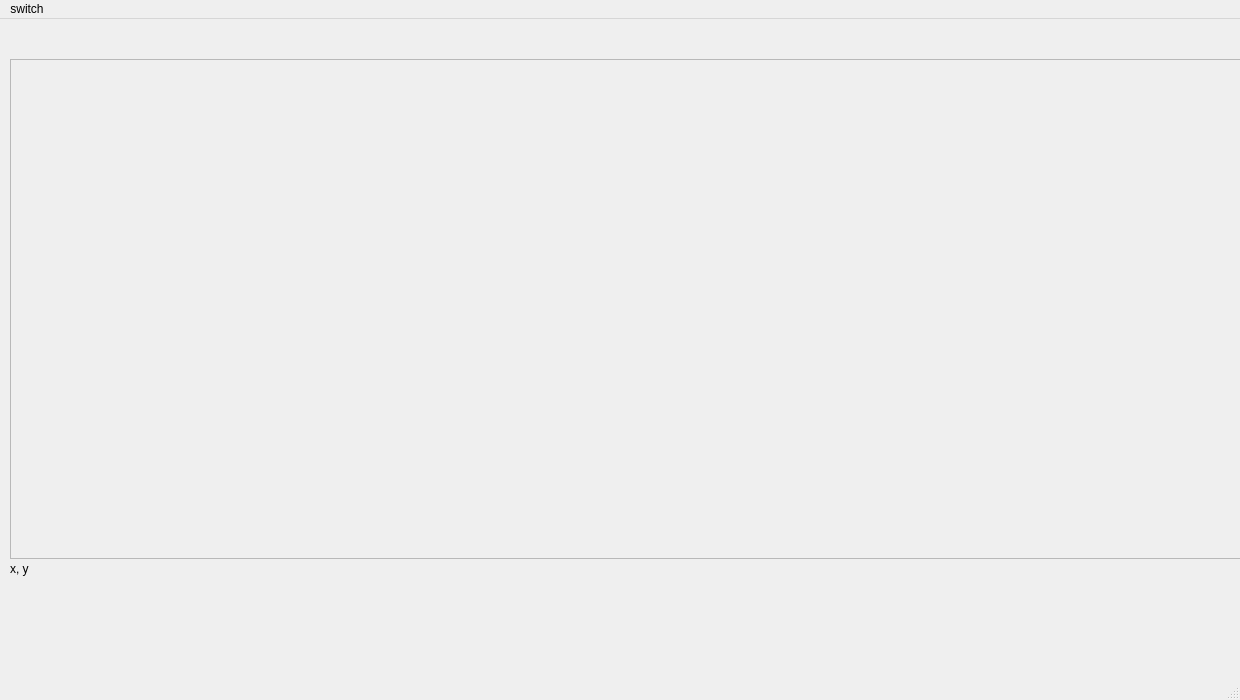
<?xml version="1.0" encoding="UTF-8"?>
<ui version="4.0">
 <class>EditWindow</class>
 <widget class="QMainWindow" name="EditWindow">
  <property name="geometry">
   <rect>
    <x>0</x>
    <y>0</y>
    <width>1240</width>
    <height>700</height>
   </rect>
  </property>
  <property name="windowTitle">
   <string>MainWindow</string>
  </property>
  <widget class="QWidget" name="centralwidget">
   <widget class="QScrollArea" name="img_area">
    <property name="geometry">
     <rect>
      <x>10</x>
      <y>40</y>
      <width>1240</width>
      <height>500</height>
     </rect>
    </property>
    <property name="widgetResizable">
     <bool>true</bool>
    </property>
    <widget class="QWidget" name="scrollAreaWidgetContents">
     <property name="geometry">
      <rect>
       <x>0</x>
       <y>0</y>
       <width>1238</width>
       <height>498</height>
      </rect>
     </property>
    </widget>
   </widget>
   <widget class="QLabel" name="bottom_info">
    <property name="geometry">
     <rect>
      <x>10</x>
      <y>540</y>
      <width>1240</width>
      <height>20</height>
     </rect>
    </property>
    <property name="text">
     <string>x, y</string>
    </property>
   </widget>
  </widget>
  <widget class="QMenuBar" name="menubar">
   <property name="geometry">
    <rect>
     <x>0</x>
     <y>0</y>
     <width>1240</width>
     <height>25</height>
    </rect>
   </property>
   <widget class="QMenu" name="menupoisson">
    <property name="title">
     <string>switch</string>
    </property>
    <addaction name="actiongo_to_poisson"/>
   </widget>
   <addaction name="menupoisson"/>
  </widget>
  <widget class="QStatusBar" name="statusbar"/>
  <action name="actiongo_to_poisson">
   <property name="text">
    <string>go to poisson</string>
   </property>
  </action>
 </widget>
 <resources/>
 <connections/>
</ui>
